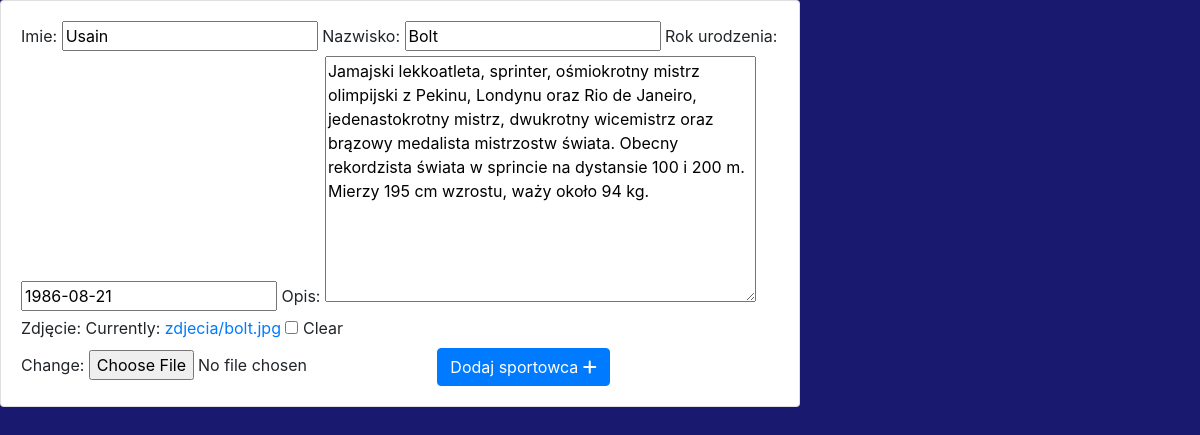
The app's page /sport/edytuj/12/ (signed in) with its own data.
### sports/models.py (models this page shows, shortened)
class Sportowiec (models.Model):
    imie = models.CharField (max_length=10, blank = False)
    nazwisko = models.CharField (max_length=20, blank = False)
    rok_urodzenia = models.DateField (null= True, blank= True)
    opis = models.TextField (default="")
    zdjęcie =models.ImageField (upload_to="zdjecia", null= True, blank=True)

### sports/views.py (the view)
# urls.py: path('edytuj/<int:id>/', edytuj_sportowiec, name="edytuj_sportowiec"),
@login_required
def edytuj_sportowiec (request, id):
    sport = get_object_or_404(Sportowiec, pk=id)
    form = SportowiecForm (request.POST or None, request.FILES or None, instance=sport)
    if form.is_valid():
        form.save()
        return redirect(wyswietlenie)
    return render(request, 'nowy_sportowiec.html',  {"form": form})

### sports/forms.py
class SportowiecForm (ModelForm):
    class Meta:
        model = Sportowiec
        fields = ['imie', 'nazwisko', 'rok_urodzenia', 'opis', 'zdjęcie']

### sports/templates/nowy_sportowiec.html (shortened to what this page needs)
{% extends 'glowny.html' %}
{% load bootstrap %}
{% block strona %}
        <form method="post" enctype="multipart/form-data">
              {{form|bootstrap}}
              <button type="submit" class="btn btn-primary">Dodaj sportowca <i class="fas fa-plus"></i></button>
        </form>
</body>
</html>
{% endblock %}

### moje_static/moj.css (style rules this page uses)
body { background-color: #808080; }

### sports/templates/glowny.html (style rules this page uses)
body { background-color: #191970; }

### records on screen
Sportowiec: imie "Usain", nazwisko "Bolt", rok_urodzenia "1986-08-21", opis "Jamajski lekkoatleta, sprinter, ośmiokrotny mistrz olimpijski z Pekinu, Londynu oraz Rio de Janeiro, jedenastokrotny mistrz, dwukrotny wicemistrz oraz brązowy medalista mistrzostw świata. Obecny rekordzista świata w sprincie na dystansie 100 i 200 m. Mierzy 195 cm wzrostu, waży około 94 kg."
